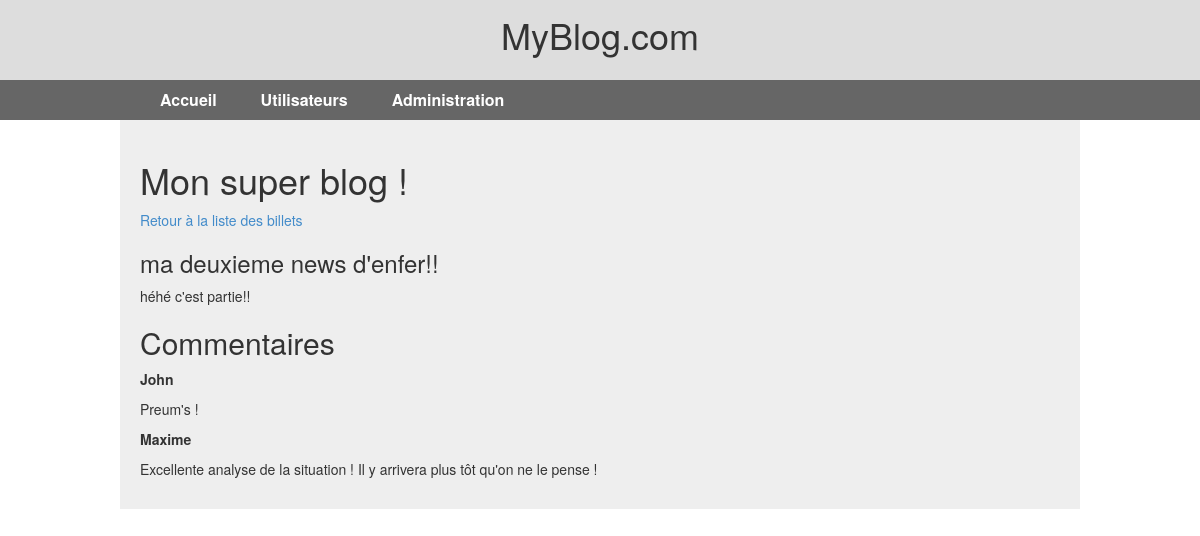
The page /?page=news&id=2 on the database its author committed.
### tables this page shows
CREATE TABLE IF NOT EXISTS `news` (
  `id` int(11) NOT NULL AUTO_INCREMENT,
  `titre` varchar(255) NOT NULL,
  `contenu` text NOT NULL,
  PRIMARY KEY (`id`)
);

CREATE TABLE IF NOT EXISTS `commentaires` (
  `id` int(11) NOT NULL AUTO_INCREMENT,
  `id_billet` int(11) NOT NULL,
  `auteur` varchar(255) NOT NULL,
  `commentaire` text NOT NULL,
  `date_commentaire` datetime NOT NULL,
  PRIMARY KEY (`id`)
);

### controleur/news.php (called while the page is built, shortened)
<?php
$manager = new NewsManager($db);
$managercomm = new CommentairesManager($db);
$id = $_GET['id'];
$news = $manager->get($id);
$comms = $managercomm->getList($id);
include_once('vue/news.php');

### modele/NewsManager.class.php (called while the page is built, shortened)
<?php
class NewsManager
{
  private $_db;
  public function get($id)
  {
   $q = $this->_db->prepare('SELECT id, titre, contenu FROM news where id = :id');
   $q->bindValue(':id', $id);
   $q->execute();
    $donnees = $q->fetch(PDO::FETCH_ASSOC);
    return new News($donnees);
  }
  public function setDb(PDO $db)
  {
    $this->_db = $db;
  }
}

### modele/News.class.php (called while the page is built, shortened)
<?php
class News
{
public $_id,
          $_titre,
          $_contenu;
  public function hydrate(array $donnees)
  {
    foreach ($donnees as $key => $value)
    {
      $method = 'set'.ucfirst($key);
    }
  }
  public function contenu()
  {
    return $this->_contenu;
  }
  public function titre()
  {
    return $this->_titre;
  }
  public function setId($id)
  {
    $id = (int) $id;
  }
  public function setTitre($titre)
  {
    if (is_string($titre))
    {
      $this->_titre = $titre;
    }
  }
  public function setContenu($contenu)
  {
    if (is_string($contenu))
    {
      $this->_contenu = $contenu;
    }
  }
}

### modele/CommentairesManager.class.php (called while the page is built, shortened)
<?php
class CommentairesManager
{
  private $_db;
  public function getList($id)
  {
    $comms = array();
    $q = $this->_db->prepare('SELECT id, auteur, commentaire FROM commentaires WHERE id_billet = :id ORDER BY id');
    $q->bindValue(':id', $id);
    $q->execute();
    while ($donnees = $q->fetch(PDO::FETCH_ASSOC))
    {
      $comms[] = new Commentaires($donnees);
    }
    return $comms;
  }
  public function setDb(PDO $db)
  {
    $this->_db = $db;
  }
}

### modele/Commentaires.class.php (called while the page is built, shortened)
<?php
class Commentaires
{
public $_id,
          $_id_billet,
          $_auteur,
          $_commentaire;
  public function hydrate(array $donnees)
  {
    foreach ($donnees as $key => $value)
    {
      $method = 'set'.ucfirst($key);
    }
  }
  public function auteur()
  {
    return $this->_auteur;
  }
  public function commentaire()
  {
    return $this->_commentaire;
  }
  public function setId($id)
  {
    $id = (int) $id;
  }
  public function setAuteur($auteur)
  {
    if (is_string($auteur))
    {
      $this->_auteur = $auteur;
    }
  }
  public function setCommentaire($commentaire)
  {
    if (is_string($commentaire))
    {
      $this->_commentaire = $commentaire;
    }
  }
}

### vue/news.php (the view)
<h1>Mon super blog !</h1>
<p><a href="?page=index">Retour à la liste des billets</a></p>
<div class="news">
    <h3>
        <?= $news->titre(); ?>
    </h3>
    <p>
        <?= $news->contenu(); ?>
    </p>
</div>
<h2>Commentaires</h2>
<?php
    foreach($comms as $comm)
    {
    ?>
<p><strong><?= $comm->auteur(); ?></strong></p>
<p><?= $comm->commentaire(); ?></p>
<?php
    }
    ?>

### rows shown on the page
news: titre "ma deuxieme news d'enfer!!", contenu "héhé c'est partie!!"
commentaires: auteur "John", commentaire "Preum's !"
commentaires: auteur "Maxime", commentaire "Excellente analyse de la situation ! Il y arrivera plus tôt qu'on ne le pense !"
